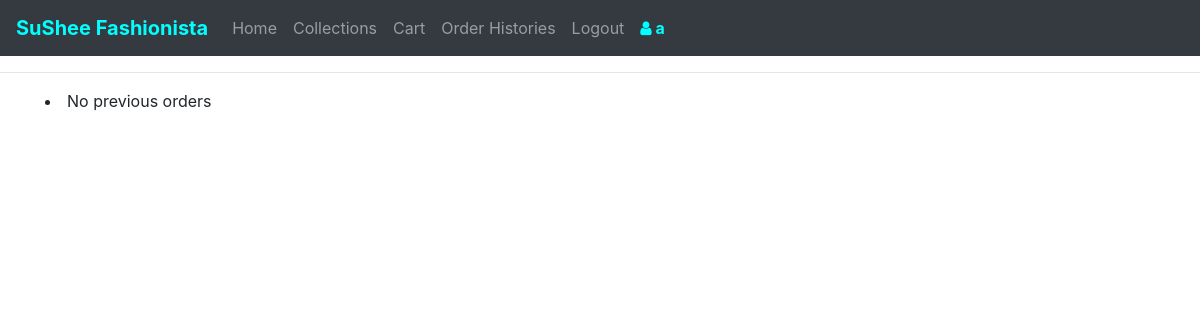
The page /histories (signed in) on the database as committed earlier.
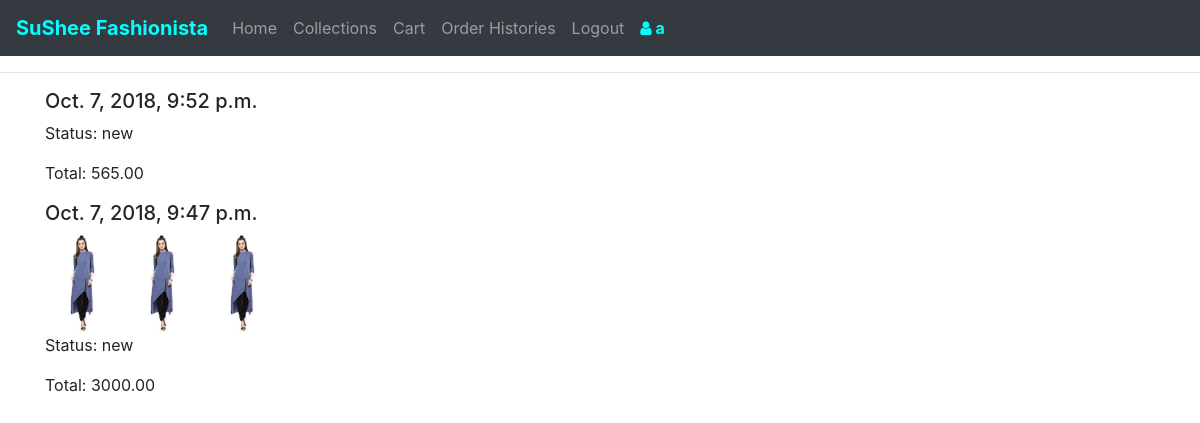
The same page on the database as committed later.
### shopping/models.py (models this page shows, shortened)
class PlacedOrder(models.Model):
    STATUS = Choices(
        ('new', _('new')),
        ('in_progress', _('in_progress')),
        ('delivered', _('delivered'))
    )
    user = models.ForeignKey(User, on_delete = models.SET_NULL, null = True, related_name = "ordered_user")
    deliveryaddress = models.ForeignKey(DeliveryAddress, on_delete = models.SET_NULL, null = True, related_name = "delivery_address")
    order = models.ManyToManyField(DressOrder, related_name = "ordered_dress")
    status = models.CharField(choices = STATUS, default = STATUS.new, max_length = 25)
    datetime = models.DateTimeField(auto_now_add=True)
    total = models.DecimalField(max_digits = 9, decimal_places = 2)

class KurtaRate(models.Model):
    dresstype = models.CharField(max_length = 25, default="kurta", editable = False)
    name = models.CharField(max_length = 100)
    model = models.CharField(max_length = 25)
    image = models.ManyToManyField(Document, related_name = "kurta_image")
    size = models.ManyToManyField(KurtaSize, related_name = "kurta_size")
    price = models.DecimalField(max_digits = 7, decimal_places = 2)

class Document(models.Model):
    document = models.FileField(upload_to='documents/%Y/%m/%d')
    color = models.ForeignKey(Color, on_delete = models.SET_NULL, null = True, related_name = "dress_color")
    datetime = models.DateTimeField(auto_now_add=True)

### shopping/views.py (the view, shortened to what this page needs)
# urls.py: path("histories", views.histories, name="histories"),
@login_required(login_url='/login')
def histories(request):
    status = None
    placed_orders = PlacedOrder.objects.filter(user = request.user).order_by('-pk')
    context = {
    "kurtarate" : rate_dict['kurta']['rate'].objects.all(),
    "toprate" : rate_dict['top']['rate'].objects.all(),
    "trouserrate" : rate_dict['trouser']['rate'].objects.all(),
    "sareerate" : rate_dict['saree']['rate'].objects.all(),
    "placed_orders" : placed_orders,
    "status" : status
    }
    return render(request, "shopping/histories.html", context)

### shopping/templates/shopping/histories.html (shortened to what this page needs)
{% extends "shopping/layout.html" %}
{% block body %}
<hr>
<div class="container">
{% for placed_order in placed_orders %}
  <div>
    <h5>{{placed_order.datetime}}</h5>
      {% for order in placed_order.order.all %}
        {% if order.dresstype == "kurta" %}
          {% for kurta in kurtarate %}
            {% if kurta.pk == order.dresspk %}
              <a class="historyimg" href="{% url 'dressitem' kurta.dresstype kurta.pk %}"><img src="{{kurta.image.first.document.url}}" /></a>
            {% endif %}
          {% endfor %}
        {% endif %}
      {% endfor %}
    <p>Status: {{placed_order.status}}</p>
    <p>Total: {{placed_order.total}}</p>
{% empty %}
    <li>No previous orders</li>
{% endfor %}
</div>
{% endblock %}

### shopping/templates/shopping/layout.html (shortened to what this page needs)
{% load static %}
<!DOCTYPE html>
<html>
  <head>
    <link rel="stylesheet" href="https://maxcdn.bootstrapcdn.com/bootstrap/4.1.3/css/bootstrap.min.css">
    <link rel="stylesheet" href="https://cdnjs.cloudflare.com/ajax/libs/font-awesome/4.7.0/css/font-awesome.min.css">
    <link rel="stylesheet" href="{% static 'shopping/mystyle.css' %}">
  </head>
  <body id="dbody">
    <nav class="navbar navbar-expand-sm bg-dark navbar-dark" style="margin-bottom:15px;">
  <a class="navbar-brand" href="{% url 'index' %}" style="color:cyan"><b>SuShee Fashionista</b></a>
  <div class="collapse navbar-collapse" id="collapsibleNavbar">
    <ul class="navbar-nav">
      <li class="nav-item">
        <a class="nav-link btnloc" id="btn_home" data-urlfor="{% url 'index' %}">Home</a>
      </li>
      <li class="nav-item">
        <a class="nav-link btnloc" id="btn_order" data-urlfor="{% url 'collections' %}">Collections</a>
      </li>
      {% if request.user.id %}
      <li class="nav-item">
        <a class="nav-link btnloc" id="btn_cart" data-urlfor="{% url 'cart' %}">Cart</a>
      </li>
      <li class="nav-item">
        <a class="nav-link btnloc" id="btn_histories" data-urlfor="{% url 'histories' %}">Order Histories</a>
      </li>
      <li class="nav-item">
        <a class="nav-link btnloc loggedin" id="btn_logout" data-urlfor="{% url 'logout' %}">Logout</a>
      </li>
      <li class="nav-item">
        <a class="nav-link" id="btn_userid" style="color:cyan"><b><i class="fa fa-user"></i> {{request.user.username}}</b></a>
      </li>
    {% endif %}
  </ul>
  </div>
</nav>
    {% block body %}
    {% endblock %}
  </body>
</html>

### shopping/static/shopping/mystyle.css (style rules this page uses)
.historyimg img { height:100px; width: auto; }

Rows that differ between the two databases and show on the page:
now on this page (row edited): PlacedOrder: datetime "Oct. 7, 2018, 9:52 p.m.", status "new", total "565.00"
added PlacedOrder: datetime "Oct. 7, 2018, 9:47 p.m.", status "new", total "3000.00"
added KurtaRate: image.first.document (picture)
Other text that changed with them:
text no longer shown: "No previous orders"
